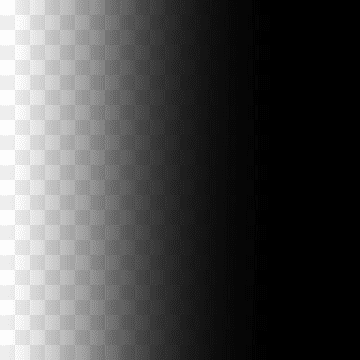
#> input picture image3.png, 360 x 360 px
$ python sample18_SIMPLE_IMAGE_THRESHOLD.py
#> lines starting #> are read from the running program, lines starting #| are printed output that depends on the picture; after the words box and inside, x2 and y2 are one past the last pixel; in counts of white or black regions, pixels touching at a corner belong together
import cv2

img = cv2.imread('image3.png', 0)
#> img is the input picture: shape (360, 360); min 0, max 253, mean 75.6

ret, th1 = cv2.threshold(img, 120, 255, cv2.THRESH_BINARY)
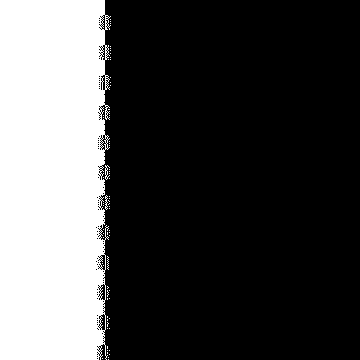
#> th1: shape (360, 360); 28.9% white; 66 white regions (63 under 20 px), largest, box (x1, y1, x2, y2) and area: (0, 0, 111, 360) 37294, (105, 165, 110, 180) 31, (105, 195, 108, 210) 24
ret, th2 = cv2.threshold(img, 120, 255, cv2.THRESH_BINARY_INV)
ret, th3 = cv2.threshold(img, 120, 255, cv2.THRESH_TRUNC)
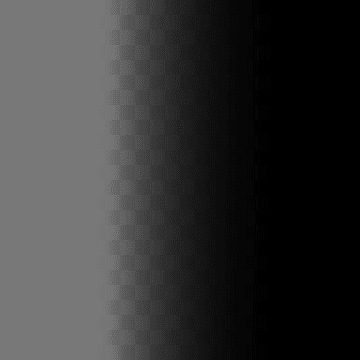
#> th3: shape (360, 360); min 0, max 120, mean 53.4
ret, th4 = cv2.threshold(img, 120, 255, cv2.THRESH_TOZERO)
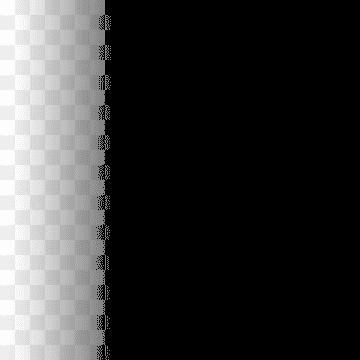
#> th4: shape (360, 360); min 0, max 253, mean 56.8
ret, th5 = cv2.threshold(img, 120, 255, cv2.THRESH_TOZERO_INV)
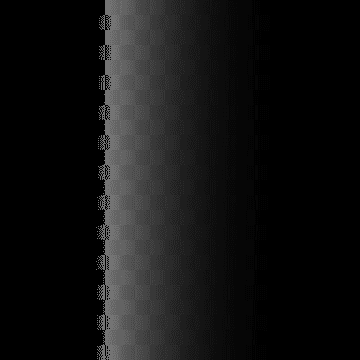
#> th5: shape (360, 360); min 0, max 116, mean 18.7


cv2.imshow('image', img)
cv2.imshow('th1', th1)
cv2.imshow('th2', th2)
cv2.imshow('th3', th3)
cv2.imshow('th4', th4)
cv2.imshow('th5', th5)

cv2.waitKey(0)
cv2.destroyAllWindows()

$ run again, with image4.png copied over image3.png
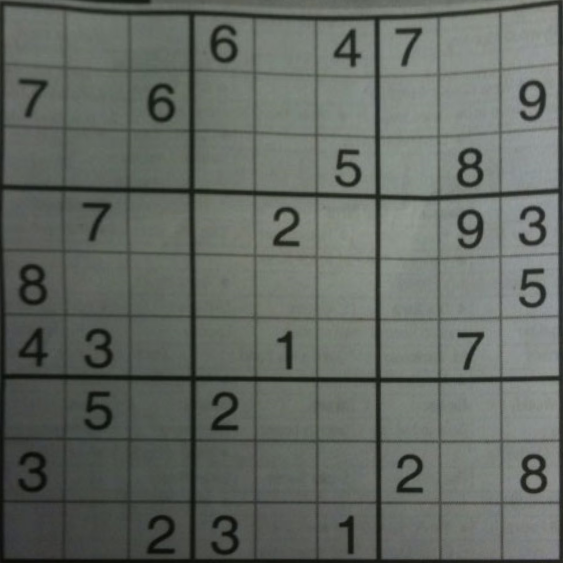
#> input picture image4.png, 563 x 563 px
#> `ret, th1 = cv2.threshold(img, 120, 255, cv2.THRESH_BINARY)`:
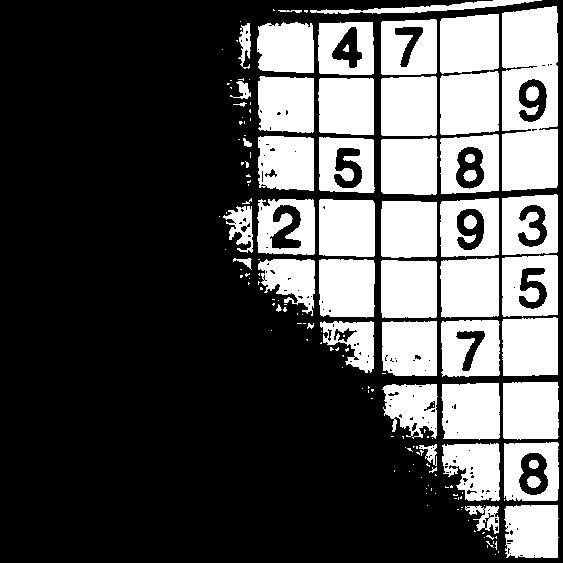
#> th1: shape (563, 563); 32.1% white; 164 white regions (110 under 20 px), largest, box (x1, y1, x2, y2) and area: (502, 6, 558, 191) 9023, (440, 71, 499, 135) 3504, (440, 258, 499, 318) 3345
#> `ret, th5 = cv2.threshold(img, 120, 255, cv2.THRESH_TOZERO_INV)`:
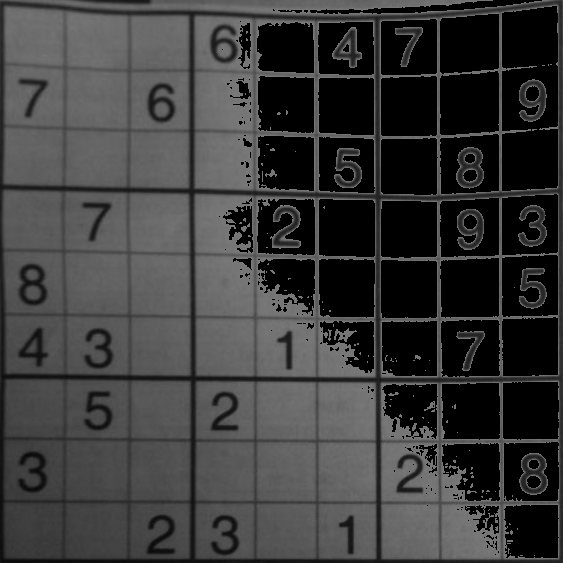
#> th5: shape (563, 563); min 0, max 120, mean 58.6

$ run again, with image5.png copied over image3.png
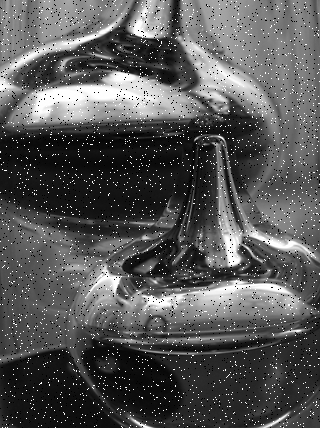
#> input picture image5.png, 320 x 428 px
#> img is the input picture: shape (428, 320); min 0, max 255, mean 86.8
#> `ret, th1 = cv2.threshold(img, 120, 255, cv2.THRESH_BINARY)`:
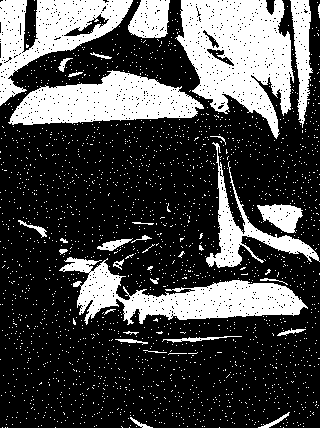
#> th1: shape (428, 320); 28.8% white; 2134 white regions (2104 under 20 px), largest, box (x1, y1, x2, y2) and area: (175, 0, 294, 139) 10031, (59, 257, 308, 325) 6892, (8, 70, 204, 125) 6495
#> `ret, th5 = cv2.threshold(img, 120, 255, cv2.THRESH_TOZERO_INV)`:
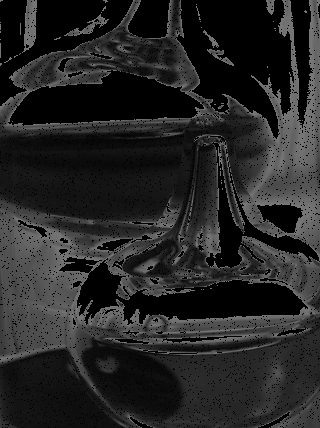
#> th5: shape (428, 320); min 0, max 120, mean 37.1
